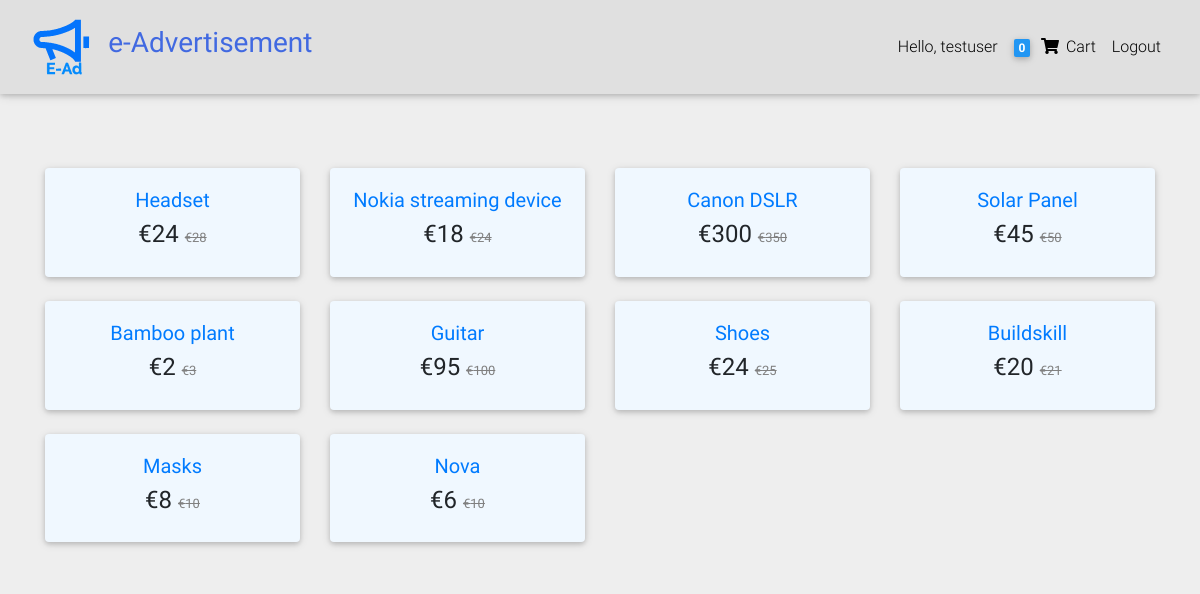
Screenshot of / (signed in) with the database file from the repository.
### catalog/models.py (models this page shows, shortened)
class Order(models.Model):
    user = models.ForeignKey(User, on_delete=models.CASCADE)
    items = models.ManyToManyField(OrderItem)
    address = models.ForeignKey(
        "Address", on_delete=models.SET_NULL, blank=True, null=True)
    payment = models.ForeignKey(
        "Payment", on_delete=models.SET_NULL, blank=True, null=True)
    coupon = models.ForeignKey(
        "Coupon", on_delete=models.SET_NULL, blank=True, null=True)
    ordered = models.BooleanField(default=False)
    start_date = models.DateTimeField(auto_now_add=True)
    ordered_date = models.DateTimeField()

class Item(models.Model):
    title = models.CharField(max_length=200)
    price = models.IntegerField()
    discount_price = models.IntegerField(blank=True, null=True)
    slug = models.SlugField()
    status = models.CharField(max_length=200)
    category = models.CharField(choices=CATEGORY_CHOICES, max_length=2)
    label = models.CharField(choices=LABEL_CHOICES, max_length=2)
    description = models.TextField()
    image = models.ImageField(default='default.jpg', upload_to='productImages')

### catalog/views.py (the view)
# urls.py: path('', HomeView.as_view(), name='home'),
class HomeView(ListView):
    model = Item
    template_name = 'home.html'

### catalog/templatetags/cart_template_tags.py (called while the page is built)
@register.filter
def cart_item_count(user):
    if user.is_authenticated:
        qs = Order.objects.filter(user=user, ordered=False)
        if qs.exists():
            order = qs[0]
            return order.items.count()
    return 0

### templates/home.html (shortened to what this page needs)
{% extends 'base.html' %}
{% block content %}
<main style="background-color: #EEE;">
  <div class="container">
    <section class="text-center mb-4 mt-3">
      <div class="row wow fadeIn">
        {% for object in object_list %}
        <div class="col-lg-3 col-md-6 mb-4">
          <div class="card" style="background-color: aliceblue;">
            <div class="card-body text-center">
              <h5>
                <a href="{% url 'product' object.slug %}" class="royalblue-text">{{object.title}}</a>
              </h5>
              <h4>
                {% if object.discount_price %}
                  €{{object.discount_price}}
                  <span style="font-size: small; color: gray"><del>€{{object.price}}</del></span>
                {% else %}
                  €{{object.price}}
                {% endif %}
              </h4>
            </div>
          </div>
        </div>
        {% endfor %}
      </div>
    </section>
  </div>
</main>
{% endblock content %}

### templates/base.html (shortened to what this page needs)
{% load static %}
{% load cart_template_tags %}
<!DOCTYPE html>
<html lang="en">
<head>
  <link rel="stylesheet" href="https://use.fontawesome.com/releases/v5.11.2/css/all.css">
  <link href="{% static 'css/bootstrap.min.css' %}" rel="stylesheet">
  <link href="{% static 'css/mdb.min.css' %}" rel="stylesheet">
  <link href="{% static 'css/style.min.css' %}" rel="stylesheet">
</head>
<body style="background-color: #EEE;">
<nav class="navbar fixed-top navbar-expand-lg navbar-light bg-light scrolling-navbar">
<div class="container-fluid">
    <a class="navbar-brand waves-effect" href="{% url 'home' %}">
      <img class="ml-0 pl-0" style="height: 60px;" src="{% static 'logo-black.svg' %}" alt="Logo">
    </a>
    <h3 style="color:royalblue;"><strong>e-Advertisement</strong></h3>
    <div class="collapse navbar-collapse" id="navbarSupportedContent">
    <ul class="navbar-nav nav-flex-icons">
      {% if request.user.is_authenticated %}
        <li class="nav-item">
          <a class="nav-link waves-effect" href="#">Hello, {{request.user.username}}
          </a>
        </li>
        <li class="nav-item">
        <a href="{% url 'order_summary' %}" class="nav-link waves-effect">
            <span class="badge blue z-depth-1 mr-1">{{ request.user|cart_item_count}}</span>
            <i class="fas fa-shopping-cart"></i>
            <span class="clearfix d-none d-sm-inline-block"> Cart </span>
        </a>
        </li>
         <li class="nav-item">
          <a class="nav-link waves-effect" href="{% url 'account_logout' %}">Logout
          </a>
        </li>
      {% endif %}
    </ul>
    </div>
</div>
</nav>
<div class="p-3 text-center"></div>
{% block content %}
{% endblock content %}
</body>
</html>

### templates/base.html (style rules this page uses)
html, body, header, .carousel { height: 60vh; }

### rows the page displays
Item: title "Headset", discount_price "24", price "28"
Item: title "Nokia streaming device", discount_price "18", price "24"
Item: title "Canon DSLR", discount_price "300", price "350"
Item: title "Solar Panel", discount_price "45", price "50"
Item: title "Bamboo plant", discount_price "2", price "3"
Item: title "Guitar", discount_price "95", price "100"
Item: title "Shoes", discount_price "24", price "25"
Item: title "Buildskill", discount_price "20", price "21"
Item: title "Masks", discount_price "8", price "10"
Item: title "Nova", discount_price "6", price "10"

### other values shown
{{ request.user.username }} "testuser"
{{ request.user|cart_item_count }} "0"
